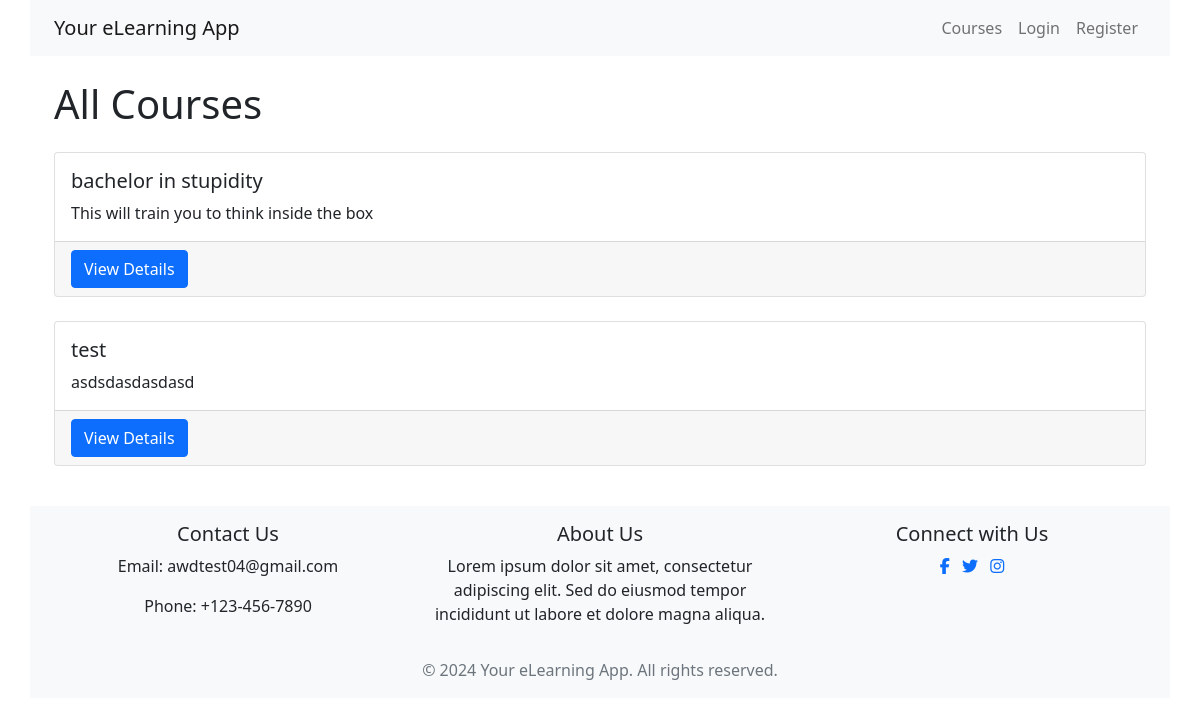
Before: /courses/ with the older database file.
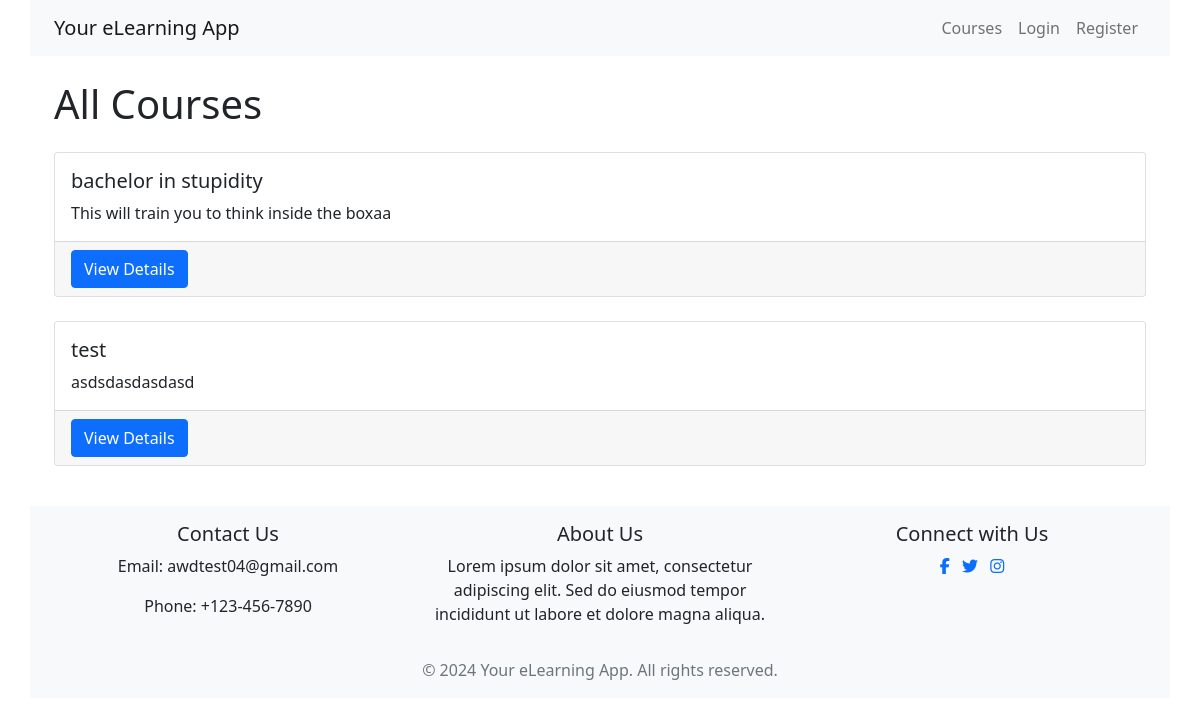
After: the same page with the newer database file.
### courses/models.py (models this page shows, shortened)
class Course(models.Model):
    DRAFT = "draft"
    OFFICIAL = "official"
    STATUS_CHOICES = [
        (DRAFT, _("Draft")),
        (OFFICIAL, _("Official")),
    ]
    name = models.CharField(max_length=100)
    summary = models.TextField()
    description = RichTextField()  # CKEditor
    teacher = models.ForeignKey(
        User, on_delete=models.CASCADE, related_name="courses_taught"
    )
    duration_weeks = models.PositiveIntegerField(
        _("Duration (weeks)"), default=20, validators=[MinValueValidator(1)]
    )
    status = models.CharField(
        _("Status"), max_length=20, choices=STATUS_CHOICES, default=DRAFT
    )
    created_at = models.DateTimeField(auto_now_add=True)
    last_modified = models.DateTimeField(null=True)
    start_date = models.DateTimeField(default=timezone.now)
    class Meta:
        verbose_name = _("Course")
        verbose_name_plural = _("Courses")
        unique_together = ["name", "teacher"]

### courses/views.py (the view)
# urls.py: path("courses/", CoursesView.as_view(), name="courses"),
class CoursesView(ListView):
    model = Course
    template_name = "courses/public/view_courses.html"
    context_object_name = "courses"
    @csrf_exempt
    def get_queryset(self):
        return Course.objects.filter(status="official")

### courses/templates/courses/public/view_courses.html (shortened to what this page needs)
{% extends 'base/base.html' %}
{% block content %}
  <div class="container">
    <h1 class="my-4">All Courses</h1>
    <div class="row">
      {% for course in courses %}
        <div class="col-md-12 mb-4">
          <div class="card h-100">
            <div class="card-body">
              <h5 class="card-title">{{ course.name }}</h5>
              <p class="card-text">{{ course.summary }}</p>
            </div>
            <div class="card-footer">
              <a href="{% url 'course_details' course.id %}" class="btn btn-primary">View Details</a>
            </div>
          </div>
        </div>
      {% endfor %}
    </div>
  </div>
{% endblock %}

### users/templates/base/base.html (shortened to what this page needs)
<!DOCTYPE html>
<html lang="en">
  <head>
    {% load static %}
    {% block scripts %}
      {% load notifications_tags %}
    {% endblock %}
    {% block styles %}
      <link rel="stylesheet" type="text/css"  href="{% static 'css/styles.css' %}" />
      <link rel="stylesheet" type="text/css"  href="{% static 'bootstrap5.0.2/bootstrap.min.css' %}" />
    {% endblock %}
  </head>
  <body>
    {% include 'users/partials/navbar.html' %}
    <main class="container">
      {% block content %}{% endblock %}
    </main>
    {% include 'users/partials/footer.html' %}
  </body>
</html>

### users/templates/users/partials/navbar.html (shortened to what this page needs)
{% load static %}
{% load notifications_tags %}
<nav class="container navbar navbar-expand-lg navbar-light bg-light">
    <div class="container-fluid">
        <a class="navbar-brand" href="/">Your eLearning App</a>
        <div class="collapse navbar-collapse" id="navbarNav">
            <ul class="navbar-nav ms-auto">
                {% block navbar %}
                    <li class="nav-item">
                        <a class="nav-link" href="{% url 'courses' %}">Courses</a>
                    </li>
                    {% if user.is_authenticated %}
                        <input class="form-control me-2" type="search" id="searchInput" name="q" placeholder="Search users" aria-label="Search" list="searchOptions" hx-get="{% url 'autocomplete' %}" hx-swap="innerHTML"hx-trigger="keyup changed delay:500ms" hx-target="#searchOptions">
                        <datalist id="searchOptions"></datalist>
                        <li class="nav-item">
                            <a class="nav-link" href="{% url 'home' %}">Home</a>
                        </li>
                        <li class="nav-item">
                            <a class="nav-link" href="{% url 'chat' %}">Chat</a>
                        </li>
                        <li class="nav-item dropdown">
                            <a class="nav-link dropdown-toggle" href="#" id="notificationDropdown" role="button" data-bs-toggle="dropdown" data-bs-auto-close="outside" aria-expanded="false">
                                <i class="fas fa-bell"></i>
                                {% live_notify_badge badge_class="badge rounded-pill bg-danger" %}
                            </a>
                            <ul id="notification-list"class="dropdown-menu dropdown-menu-xl-end" aria-labelledby="notificationDropdown" data-bs-auto-close="outside">
                            </ul>
                        </li>
                        <li class="nav-item">
                            <a class="nav-link" href="{% url 'profile' %}">Profile</a>
                        </li>
                        <li class="nav-item">
                            <a class="nav-link" href="{% url 'logout' %}">Logout</a>
                        </li>
                    {% else %}
                        <li class="nav-item">
                            <a class="nav-link" href="{% url 'login' %}">Login</a>
                        </li>
                        <li class="nav-item">
                            <a class="nav-link" href="{% url 'register' %}">Register</a>
                        </li>
                    {% endif %}
                {% endblock %}
            </ul>
        </div>
    </div>
</nav>

### users/templates/users/partials/footer.html
<footer class="container footer mt-3 py-3 bg-light">
  <div class="container text-center">
    <div class="row">
      <div class="col-md-4">
        <h5>Contact Us</h5>
        <p>Email: awdtest04@gmail.com</p>
        <p>Phone: +123-456-7890</p>
      </div>
      <div class="col-md-4">
        <h5>About Us</h5>
        <p>Lorem ipsum dolor sit amet, consectetur adipiscing elit. Sed do eiusmod tempor incididunt ut labore et dolore magna aliqua.</p>
      </div>
      <div class="col-md-4">
        <h5>Connect with Us</h5>
        <ul class="list-inline">
          <li class="list-inline-item"><a href="#"><i class="fab fa-facebook-f"></i></a></li>
          <li class="list-inline-item"><a href="#"><i class="fab fa-twitter"></i></a></li>
          <li class="list-inline-item"><a href="#"><i class="fab fa-instagram"></i></a></li>
        </ul>
      </div>
    </div>
    <div class="mt-3">
      <span class="text-muted">&copy; 2024 Your eLearning App. All rights reserved.</span>
    </div>
  </div>
</footer>

### courses/static/css/styles.css (style rules this page uses)
body { font-family: Arial, sans-serif; margin: 0; padding: 0; }

Changed rows visible on the page:
changed Course "bachelor in stupidity": summary "This will train you to think inside the box" → "This will train you to think inside the boxaa"
